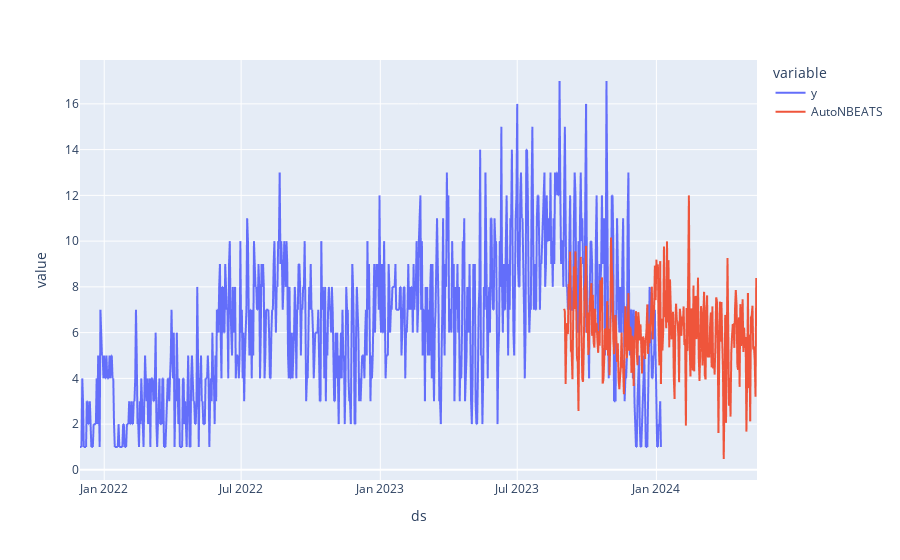

The notebook cell this image was saved under:
### Code cell
plot_df = pd.concat([Y_df, fcst_df]).set_index('ds').drop('unique_id', axis=1)
px.line(plot_df)

### Figure 1 — Plotly figure (JSON) as saved in the notebook; plotly's stock layout.template omitted (floating-point values rounded to 4 significant figures; data arrays with more than 128 entries replaced by an {"elided": "..."} marker saying what was removed)
{"data": [{"hovertemplate": "variable=y<br>ds=%{x}<br>value=%{y}<extra></extra>", "legendgroup": "y", "line": {"color": "#636efa", "dash": "solid"}, "marker": {"symbol": "circle"}, "mode": "lines", "name": "y", "showlegend": true, "type": "scattergl", "x": {"elided": "1022 str values"}, "xaxis": "x", "y": {"elided": "1022 int values"}, "yaxis": "y"}, {"hovertemplate": "variable=AutoNBEATS<br>ds=%{x}<br>value=%{y}<extra></extra>", "legendgroup": "AutoNBEATS", "line": {"color": "#EF553B", "dash": "solid"}, "marker": {"symbol": "circle"}, "mode": "lines", "name": "AutoNBEATS", "showlegend": true, "type": "scattergl", "x": {"elided": "1022 str values"}, "xaxis": "x", "y": {"elided": "1022 float values"}, "yaxis": "y"}], "layout": {"legend": {"title": {"text": "variable"}, "tracegroupgap": 0}, "margin": {"t": 60}, "xaxis": {"anchor": "y", "domain": [0, 1], "title": {"text": "ds"}}, "yaxis": {"anchor": "x", "domain": [0, 1], "title": {"text": "value"}}}}
